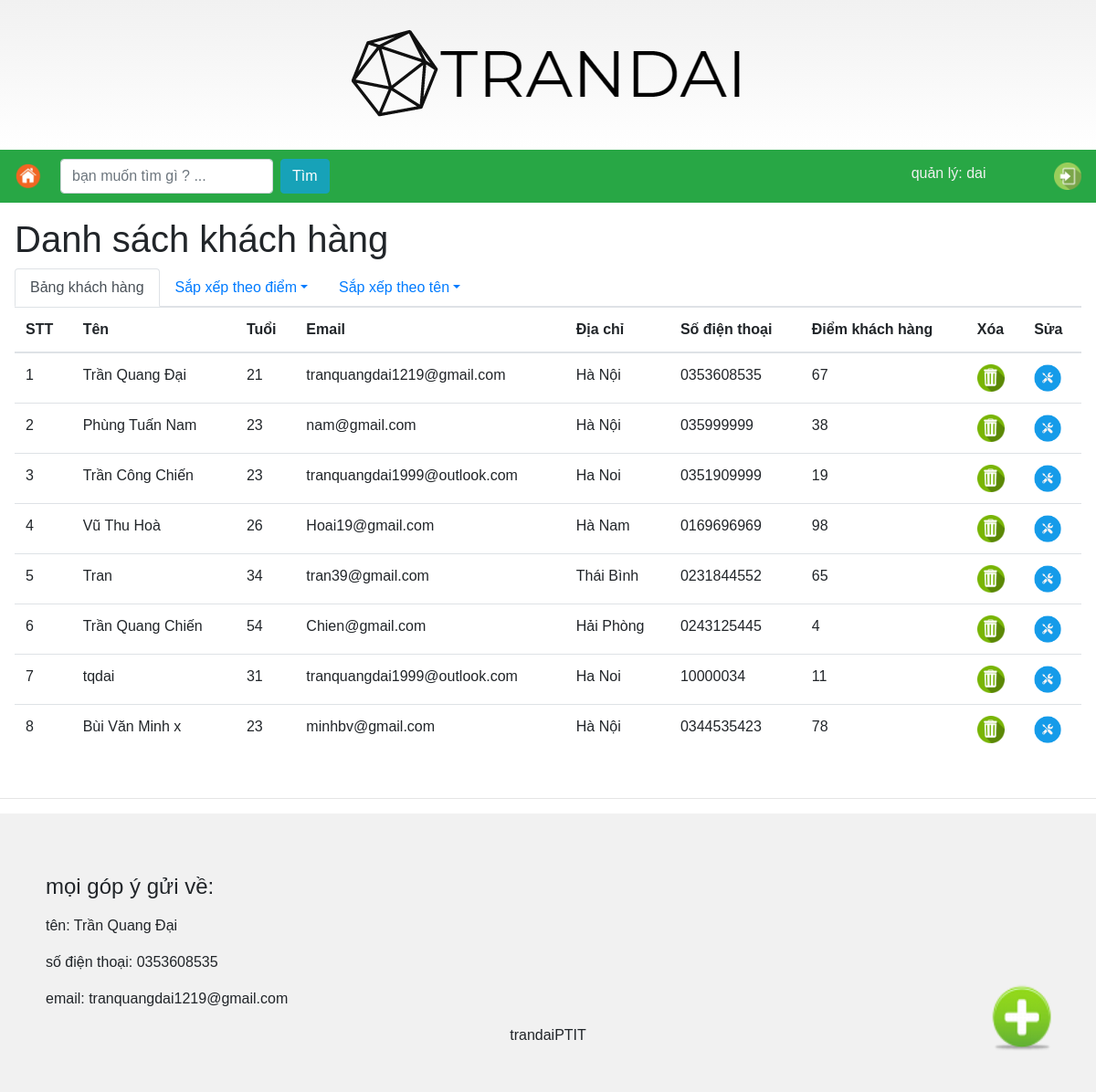
Screenshot of /admin.php (signed in) with the database file from the repository.
### tables this page shows
CREATE TABLE `customer` (
  `id` int(11) NOT NULL,
  `name` varchar(255) DEFAULT NULL,
  `age` int(11) DEFAULT NULL,
  `address` varchar(255) DEFAULT NULL,
  `email` varchar(255) DEFAULT NULL,
  `phoneNumber` varchar(255) DEFAULT NULL,
  `score` int(11) DEFAULT NULL
);

### controller/CustomerController.php (called while the page is built, shortened)
<?php
class CustomerController
{
    public $customerDB;
    public function __construct()
    {
        $connection = new DBConnection("mysql:host=sql113.ihostfull.com;dbname=uoolo_27654846_manager", "uoolo_27654846", "Tranquangdai1*");
        $this->customerDB = new CustomerDB($connection->connect());
    }
    public function index()
    {
        $customers = $this->customerDB->getAll();
        include 'view/list.php';
    }
}

### model/DBConnection.php (called while the page is built, shortened)
<?php
class DBConnection
{
    public $dsn;
    public $user;
    public $password;
    public function __construct($dsn, $user, $password)
    {
        $this->dsn = $dsn;
        $this->password = $password;
        $this->user = $user;
    }
    public function connect()
    {
        return new PDO($this->dsn, $this->user, $this->password);
    }
}

### model/CustomerDB.php (called while the page is built, shortened)
<?php
class CustomerDB
{
    public $connection;
    public function __construct($connection)
    {
        $this->connection = $connection;
    }
    public function getAll()
    {
        $sql = "SELECT * FROM customer";
        $statement = $this->connection->prepare($sql);
        $statement->execute();
        $result = $statement->fetchAll();
        $customers = [];
        foreach ($result as $row) {
            $customer = new Customer($row['name'], $row['age'], $row['email'], $row['address'], $row['phoneNumber'], $row['score']);
            $customer->id = $row['id'];
            $customers[] = $customer;
        }
        return $customers;
    }
}

### model/Customer.php (called while the page is built, shortened)
<?php
class Customer
{
    public function __construct($name,$age, $email, $address, $phoneNumber, $score)
    {
        $this->name = $name;
        $this->age = $age;
        $this->email = $email;
        $this->address = $address;
        $this->phoneNumber = $phoneNumber;
        $this->score = $score;
    }
}

### view/list.php (the view, shortened to what this page needs)
<h1>Danh sách khách hàng</h1>
<ul class="nav nav-tabs">
  <li class="nav-item">
    <a class="nav-link active" href="./admin.php?">Bảng khách hàng</a>
  </li>
  <li class="nav-item dropdown">
    <a class="nav-link dropdown-toggle" data-toggle="dropdown" href="#">Sắp xếp theo điểm</a>
  </li>
  <li class="nav-item dropdown">
    <a class="nav-link dropdown-toggle" data-toggle="dropdown" href="#">Sắp xếp theo tên</a>
  </li>
</ul>
<a href="./admin.php?page=add"><img src="./icon/add.png" id="addIcon"></a>
<table class="table table-hover">
  <thead>
    <tr>
      <th>STT</th>
      <th>Tên</th>
      <th>Tuổi</th>
      <th>Email</th>
      <th>Địa chỉ</th>
      <th>Số điện thoại</th>
      <th>Điểm khách hàng</th>
      <th>Xóa</th>
      <th>Sửa</th>
    </tr>
  </thead>
  <tbody>
    <?php foreach ($customers as $key => $customer) : ?>
      <tr>
        <td><?php echo ++$key ?></td>
        <td><?php echo $customer->name ?></td>
        <td><?php echo $customer->age ?></td>
        <td><?php echo $customer->email ?></td>
        <td><?php echo $customer->address ?></td>
        <td><?php echo $customer->phoneNumber ?></td>
        <td><?php echo $customer->score ?></td>
        <td> <a href="./admin.php?page=delete&id=<?php echo $customer->id; ?>"><img src="./icon/delete.png" class="icon"></a></td>
        <td> <a href="./admin.php?page=edit&id=<?php echo $customer->id; ?>"><img src="./icon/edit.png" class="icon"></a></td>
      <?php endforeach; ?>
  </tbody>
</table>

### admin.php (shortened to what this page needs)
<?php
require "model/DBConnection.php";
require "model/CustomerDB.php";
require "model/Customer.php";
require "controller/CustomerController.php";
?>
<!doctype html>
<html lang="en">
<head>
    <link rel="stylesheet" href="https://stackpath.bootstrapcdn.com/bootstrap/4.1.3/css/bootstrap.min.css">
    <link rel="stylesheet" href="https://cdnjs.cloudflare.com/ajax/libs/font-awesome/4.7.0/css/font-awesome.min.css">
</head>
<body>
    <div class="container-fluid">
        <div class="top-container" style="background-image: linear-gradient(#F1F1F1, white);">
            <a href="./admin.php"><img src="./image/logoFull.png" alt="logo"></a>
        </div>
        <nav class="header navbar navbar-expand-sm bg-success navbar-dark nav1" id="myHeader">
            <a href="./index.php"><img src="./icon/home.png" style="width: 30px;height: 30px; margin-right:20px"></a>
            <form class="form-inline nav1" action="./admin.php?page=search" method="post">
                <input class="form-control mr-sm-2" type="text" name="search" placeholder="bạn muốn tìm gì ? ...">
                <button class="btn btn-info" type="submit">Tìm</button>
            </form>
            <div class="account">
                quản lý: <?php echo $_SESSION["username"]; ?>
                <a href="./account.php?page=logout"><img src="./icon/logout.png" style="width: 30px;height: 30px; float:right"></a>
            </div>
        </nav>
        <div class="content">
            <?php
            $controller = new CustomerController();
            $page = isset($_REQUEST['page']) ? $_REQUEST['page'] : NULL;
            switch ($page) {
                default:
                    $controller->index();
                    break;
            }
            ?>
        </div>
    </div>
</body>
<hr>
<footer>
    <div class="container-fluid footer">
        <div class="contact">
            <p>
                <h4>mọi góp ý gửi về:</h4>
            </p>
            <p>tên: Trần Quang Đại</p>
            <p>số điện thoại: 0353608535</p>
            <p>email: tranquangdai1219@gmail.com</p>
        </div>
        <div class="brand">
            trandaiPTIT
        </div>
    </div>
</footer>
</html>

### admin.php (style rules this page uses)
.container-fluid { margin: 0; padding: 0; }
body { margin: 0; font-family: Arial, Helvetica, sans-serif; }
.top-container { background-color: #f1f1f1; padding: 30px; text-align: center; }
.header { padding: 10px 16px; background: #555; color: #f1f1f1; z-index: 1; }
.content { padding: 16px; }
.account { width: 20%; float: right; }
.nav1 { width: 100%; }
.brand { text-align: center; }
.footer { padding: 50px; background-color: #f1f1f1; }

### view/list.php (style rules this page uses)
.icon { width: 30px; height: 30px; }
#addIcon { width: 120px; height: 120px; position: fixed; bottom: 20px; right: 20px; }

### rows the page displays
customer: name "Trần Quang Đại", age "21", email "tranquangdai1219@gmail.com", address "Hà Nội", phoneNumber "0353608535", score "67"
customer: name "Phùng Tuấn Nam", age "23", email "nam@gmail.com", address "Hà Nội", phoneNumber "035999999", score "38"
customer: name "Trần Công Chiến", age "23", email "tranquangdai1999@outlook.com", address "Ha Noi", phoneNumber "0351909999", score "19"
customer: name "Vũ Thu Hoà", age "26", email "Hoai19@gmail.com", address "Hà Nam", phoneNumber "0169696969", score "98"
customer: name "Tran", age "34", email "tran39@gmail.com", address "Thái Bình", phoneNumber "0231844552", score "65"
customer: name "Trần Quang Chiến", age "54", email "Chien@gmail.com", address "Hải Phòng", phoneNumber "0243125445", score "4"
customer: name "tqdai", age "31", email "tranquangdai1999@outlook.com", address "Ha Noi", phoneNumber "10000034", score "11"
customer: name "Bùi Văn Minh x", age "23", email "minhbv@gmail.com", address "Hà Nội", phoneNumber "0344535423", score "78"

### other values shown
$_SESSION["username"] "dai"
